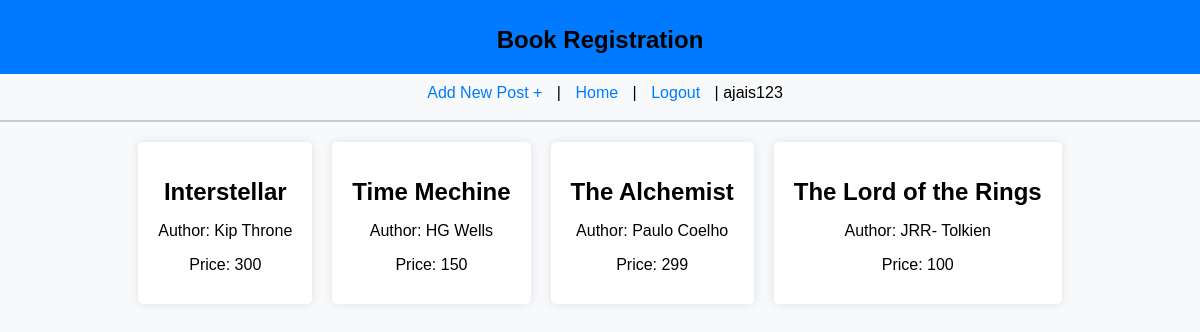
Screenshot of / (signed in) with the database file from the repository.
### bookapp/models.py (models this page shows, shortened)
class Article(models.Model):
    Bookname = models.CharField(max_length=200)
    Author = models.TextField()
    Price = models.IntegerField()
    cover_image = models.ImageField(upload_to="article_images/", null=True, blank=True)
    author = models.ForeignKey(User, on_delete=models.CASCADE)
    created = models.DateTimeField(auto_now_add=True)
    updated = models.DateTimeField(auto_now=True)

### bookapp/views.py (the view)
# urls.py: path('',home,name='home'),
def home(request):
    if not request.user.is_authenticated:
        return redirect("login")
    blogs = Article.objects.all()
    context = {"blog": blogs}
    return render(request, "home.html", context)

### bookapp/templates/home.html (shortened to what this page needs)
{% extends 'base.html' %}
{% block content %}
<div class="book-list">
    {% for blog in blog %}
        <div class="book-item">
            <h1><a href="{% url 'details' blog.id %}">{{ blog.Bookname }}</a></h1>
            <p>Author: {{ blog.Author }}</p>
            <p>Price: {{ blog.Price }}</p>
        </div>
    {% endfor %}
</div>
{% endblock content %}

### bookapp/templates/base.html (shortened to what this page needs)
<!DOCTYPE html>
<html lang="en">
<head>
</head>
<body>
<header>
    <h1>Book Registration</h1>
</header>
<nav>
    <a href="{% url 'create' %}">Add New Post +</a> |
    <a href="{% url 'home' %}">Home</a> |
    {% if request.user.is_authenticated %}
        <a href="{% url 'logout' %}">Logout</a> |
    {% else %}
        <a href="{% url 'register' %}">Register</a> |
        <a href="{% url 'login' %}">Login</a>
    {% endif %}
    {% if request.user.is_authenticated %}
        {{ request.user.username }}
    {% endif %}
</nav>
<hr />
<div class="content">
    {% block content %}
    {% endblock content %}
</div>
</body>
</html>

### bookapp/templates/base.html (style rules this page uses)
body { font-family: 'Arial', sans-serif; background-color: #f8f9fa; margin: 0; padding: 0; }
header { background-color: #007bff; color: #000000 !important; text-align: center; padding: 10px; }
nav { background-color: #f8f9fa; padding: 10px; text-align: center; }
nav a { text-decoration: none; color: #007bff; margin: 0 10px; }
hr { border: 1px solid #ccc; }
.content { margin: 20px; }

### bookapp/templates/home.html (style rules this page uses)
.book-list { display: flex; flex-wrap: wrap; gap: 20px; justify-content: center; margin-top: 20px; }
.book-item { max-width: 300px; background-color: white; padding: 20px; border-radius: 5px; box-shadow: 0 0 10px rgba(0, 0, 0, 0.1); text-align: center; }
h1 { margin-bottom: 10px; font-size: 1.5rem; }
a { text-decoration: none; color: inherit; }
p { margin-bottom: 10px; }

### rows the page displays
Article: Bookname "Interstellar", Author "Kip Throne", Price "300"
Article: Bookname "Time Mechine", Author "HG Wells", Price "150"
Article: Bookname "The Alchemist", Author "Paulo Coelho", Price "299"
Article: Bookname "The Lord of the Rings", Author "JRR- Tolkien", Price "100"

### other values shown
{{ request.user.username }} "ajais123"
